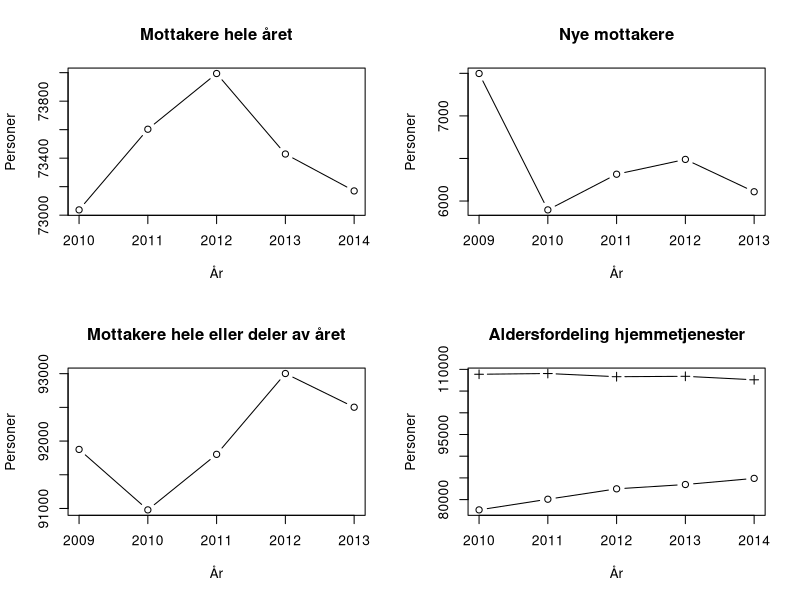

Source code (R):
total <- read.csv("ssb.alarm.csv")
#total <- total[3:7,]
nye <- read.csv("ssb.nye.csv")
gjstr <- read.csv("ssb.gjstr.csv")
utv <- read.csv("ssb.utv2.csv")

summary(total)
summary(nye)
summary(gjstr)

pdf("alarmer-land.pdf")

par(mfrow=c(2,2))
plot(total, type="b", main="Mottakere hele året")
plot(nye, type="b", main="Nye mottakere")
plot(gjstr, type="b", main="Mottakere hele eller deler av året")
#pie(c(5361,68070),labels=c("Yngre enn 67 år\n7%", "67 år og eldre\n93%"), main="Mottakere i 2013",col=c("lightgray","darkgray"))

y <- utv$X0..66
o <- utv$X67..
yl = c(min(min(y), min(o)), max(max(y), max(o)))
plot(utv$År, y, type="b", ylim=yl, ylab="Personer", xlab="År",
     main="Aldersfordeling hjemmetjenester")
lines(utv$År, o, type="b", ylim=yl, pch=3)
print(yl)
